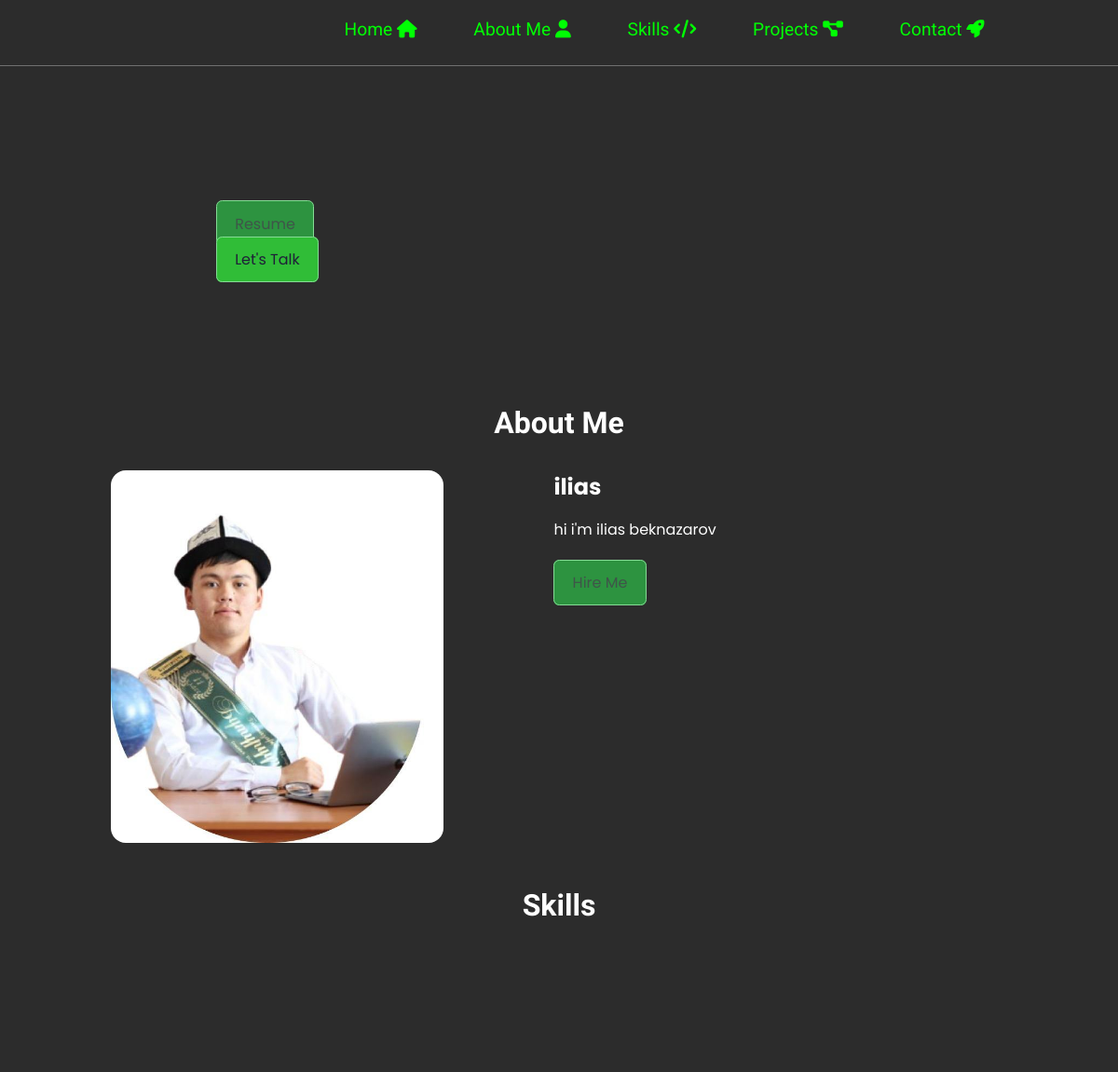
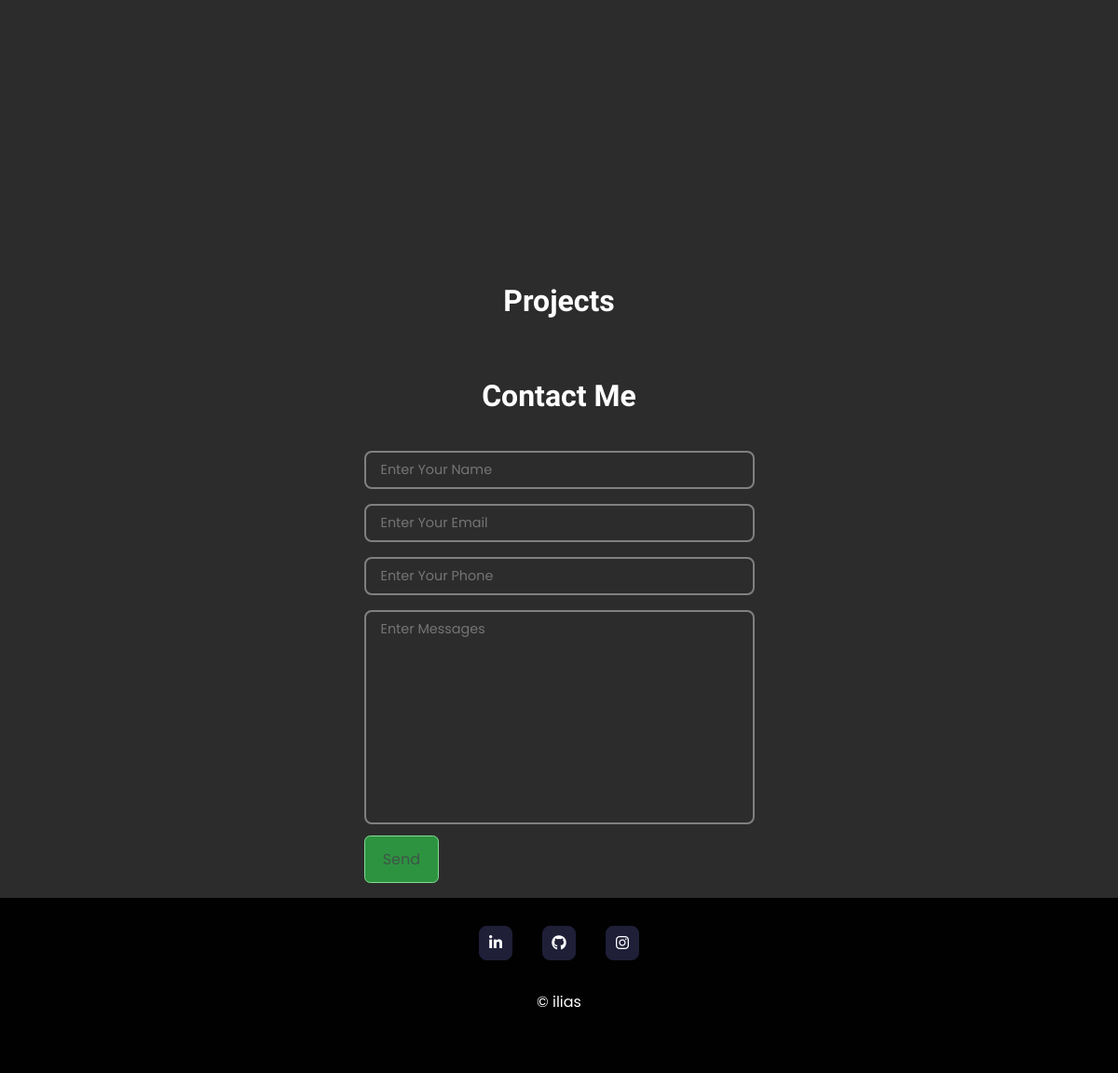
Before: / with the older database file (2 pictures, top to bottom).
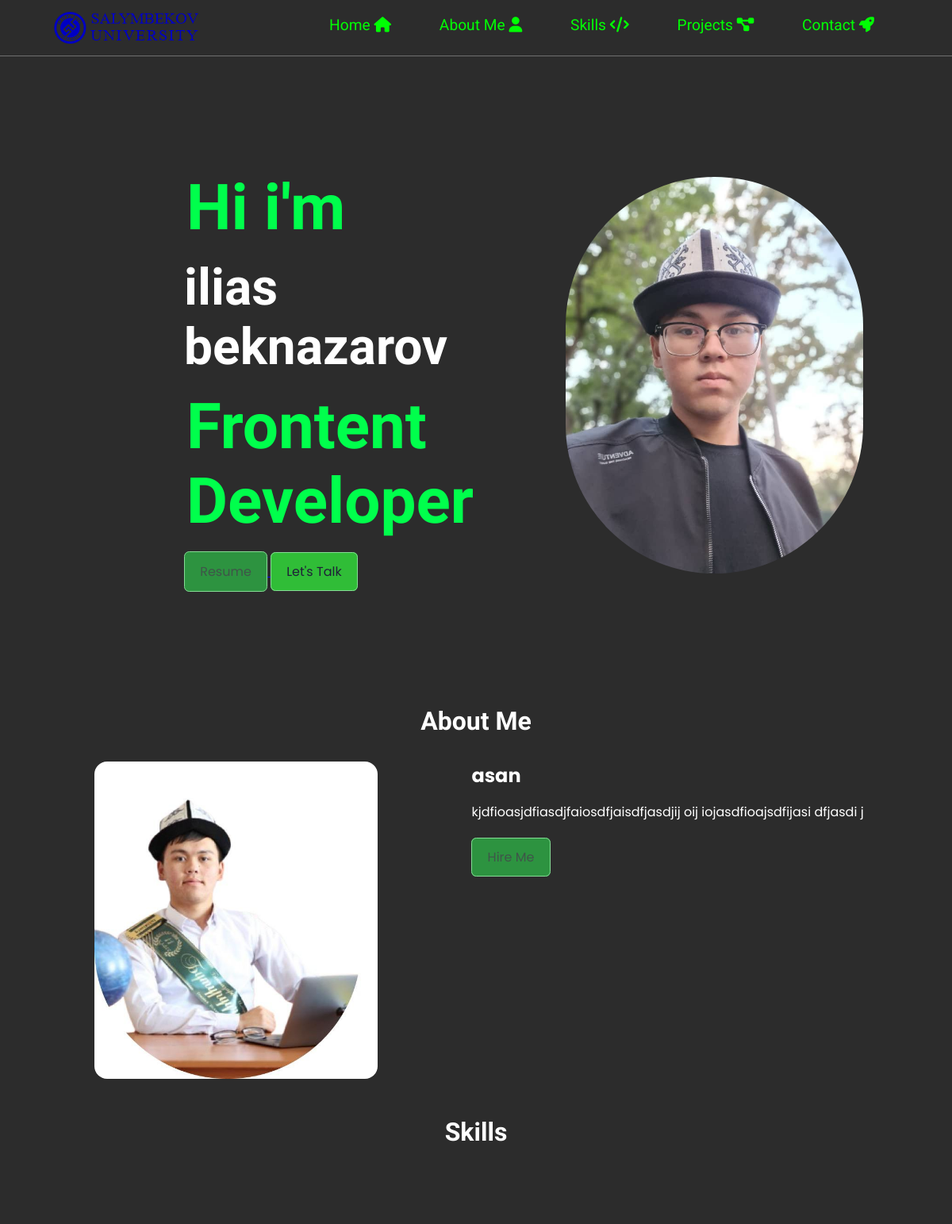
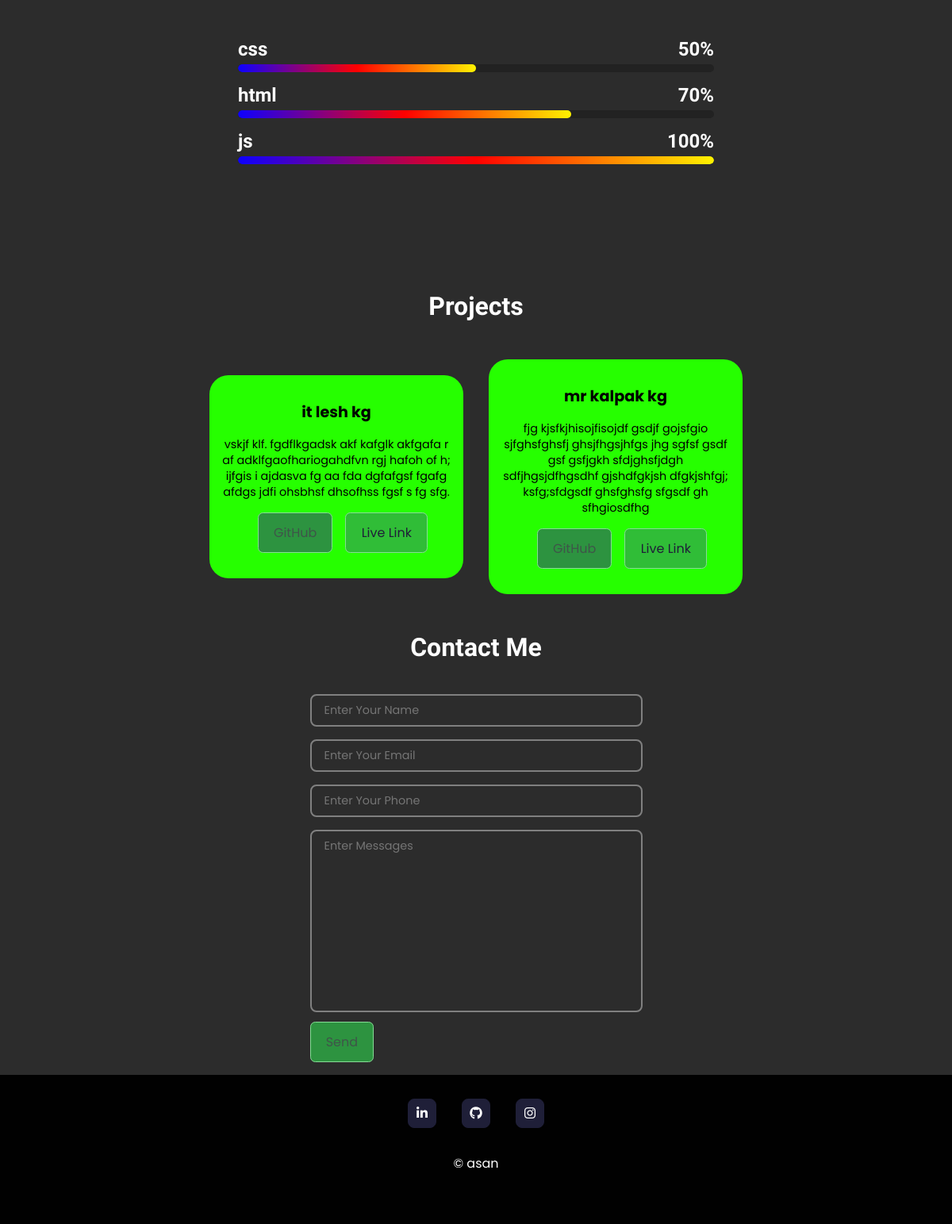
After: the same page with the newer database file (2 pictures, top to bottom).
### Base/models.py (models this page shows, shortened)
class AboutMe(models.Model):
    name = models.CharField(max_length=100)
    name_color = models.CharField(max_length=7, default="#ffffff")
    description = models.TextField()
    description_color = models.CharField(max_length=7, default="#ffffff")
    image = models.ImageField(upload_to='about_images/')
    hire_me_link = models.URLField(default="#contact")
    hire_me_link_color = models.CharField(max_length=7, default="#ffffff")
    class Meta:
        verbose_name = 'About Me'
        verbose_name_plural = 'About Me'

class Home(models.Model):
    menu_color = models.CharField(max_length=7, default="#ffffff")
    title = models.CharField(max_length=255)
    title_color = models.CharField(max_length=7, default="#ffffff")  # HEX түс коду
    name = models.CharField(max_length=255)
    name_color = models.CharField(max_length=7, default="#ffffff")  # HEX түс коду
    description = models.CharField(max_length=255)
    description_color = models.CharField(max_length=7, default="#ffffff")  # HEX түс коду
    image = models.ImageField(upload_to='home_images/', blank=True, null=True)  # Сүрөт
    logo = models.ImageField(upload_to='logo_images/', blank=True, null=True)  # Сүрөт
    resume_link = models.URLField(default="#about")  # Резюме шилтемеси
    hire_me_link = models.URLField(default="#contact")  # Байланыш шилтемеси
    background_color = models.CharField(max_length=7, default="#ffffff")  # HEX түс коду
    class Meta:
        verbose_name = 'Home'
        verbose_name_plural = 'Home'

class Skill(models.Model):
    name = models.CharField(max_length=100)
    name_color = models.CharField(max_length=7, default="#ffffff")  # HEX түс коду
    percentage = models.IntegerField()
    percentage_color = models.CharField(max_length=7, default="#ffffff")  # HEX түс коду
    image = models.ImageField(upload_to='skill_image/', blank=True, null=True)  # Сүрөт
    class Meta:
        verbose_name = 'Skill'
        verbose_name_plural = 'Skill'

class Project(models.Model):
    title = models.CharField(max_length=100)
    title_color = models.CharField(max_length=7, default="#ffffff")  # HEX түс коду
    description = models.TextField()
    description_color = models.CharField(max_length=7, default="#ffffff")
    github_link = models.URLField(blank=True, null=True)
    live_link = models.URLField(blank=True, null=True)
    image = models.ImageField(upload_to='project_images/', blank=True, null=True)
    class Meta:
        verbose_name = 'Project'
        verbose_name_plural = 'Project'

### Base/views.py (the view)
# urls.py: path('', views.home, name='home'),  # Башкы бет үчүн
def home(request):
    home = Home.objects.first()
    about_me = AboutMe.objects.first()
    skills = Skill.objects.all()
    projects = Project.objects.all()
    testimonies = Testimony.objects.first()
    context = {
        'home' : home,
        'about_me': about_me,
        'skills': skills,
        'projects': projects,
        'testimonies': testimonies,
    }
    return render(request, 'home.html', context)

### Base/templates/home.html (shortened to what this page needs)
{% load static %}
<!DOCTYPE html>
<html lang="en">
<head>
    <link rel="stylesheet" href="{% static 'css/style.css' %}">
    <link rel="stylesheet" href="https://cdnjs.cloudflare.com/ajax/libs/font-awesome/6.1.1/css/all.min.css">
</head>
<body>
    <nav id="navbar" class="flex s-around bg-color">
        <div class="left-nav">
            <img src="{{ home.logo.url }}" alt="{{  logo.name }}" >
        </div>
        <div class="right-nav">
            <ul class="flex">
                <li><a href="#home" class="t-white roboto">Home <i class="fa-solid fa-house"></i></a></li>
                <li><a href="#about" class="t-white roboto">About Me <i class="fa-solid fa-user"></i></a></li>
                <li><a href="#skills" class="t-white roboto">Skills <i class="fa-solid fa-code"></i></a></li>
                <li><a href="#projects" class="t-white roboto">Projects <i class="fas fa-project-diagram"></i></a></li>
                <li><a href="#contact" class="t-white roboto">Contact <i class="fa-solid fa-rocket"></i></a></li>
            </ul>
        </div>
    </nav>
    <section id="home" class="flex s-around sw-80 m-auto">
        <div class="home-left flex items-center">
            <div class="home-content">
                <h6 class="poppinss">{{ home.title }}</h6>
                <h1 class="t-white" >{{ home.name }}</h1>
                <h4 class="poppinss">{{ home.description }}</h4>
                <a href="{{ home.resume_link }}" target="_blank">
                    <button class="btn poppins">Resume</button>
                </a>
                <a class="btn live poppins" id="hireme" href="{{ home.hire_me_link }}">Let's Talk</a>
            </div>
        </div>
        <div class="home-right flex s-center items-center">
            <div class="circle flex s-center items-center" id="mainImage">
                {% if home.image %}
                    <img src="{{ home.image.url }}" alt="{{ home.name }}">
                {% endif %}
            </div>
        </div>
    </section>
    <section id="about">
        <h1 class="t-center my-2 t-white f-2">About Me</h1>
        <div class="about-container flex s-around">
            <div class="about-left flex s-center items-center">
                <img src="{{ about_me.image.url }}" alt="{{ about_me.name }}" style="width: 60%">
            </div>
            <div class="about-right flex">
                <div class="about-content">
                    <h1 class="t-white m-b-1 poppins">{{ about_me.name }}</h1>
                    <p class="t-white poppins">{{ about_me.description }}</p>
                    <a class="btn" id="hireme" href="#contact">Hire Me</a>
                </div>
            </div>
        </div>
    </section>
    <section id="skills">
        <h1 class="t-center my-2 t-white f-2">Skills</h1>
        <div class="services-container flex s-around h-50">
            <div class="skills-right flex items-center">
                <div class="skillss-container">
                    {% for skill in skills %}
                    <div class="bar-container">
                        <div class="bar-labels flex s-between">
                            <h2>{{ skill.name }}</h2>
                            <h2>{{ skill.percentage }}%</h2>
                        </div>
                        <div class="bar-background">
                            <div class="bar-fill" style="width: {{ skill.percentage }}%;"></div>
                        </div>
                    </div>
                    {% endfor %}
                </div>
            </div>
        </div>
    </section>
    <section id="projects">
        <h1 class="t-center my-2 t-white f-2">Projects</h1>
        <div class="projects-container flex s-center">
            {% for project in projects %}
            <div class="projects-item flex f-col s-center items-center">
                <h1 class="t-white poppins">{{ project.title }}</h1>
                <p class="t-white poppins">{{ project.description }}</p>
                <div class="buttons flex s-around">
                    <a href="{{ project.github_link }}" target="_blank" class="btn mx-1 m-top">GitHub</a>
                    <a href="{{ project.live_link }}" target="_blank" class="btn m-top live">Live Link</a>
                </div>
            </div>
            {% endfor %}
        </div>
    </section>
    <section id="contact" class="m-b-1">
        <h1 class="t-center my-2 t-white f-2">Contact Me</h1>
        <div class="contact-container flex s-around items-centers">
            <div class="form" id="contactForm">
                <form method="post" action="{% url 'contact' %}">
                    <div class="name form-div">
                        <input type="text" name="name" id="name" class="poppins" placeholder="Enter Your Name" required>
                    </div>
                    <div class="email form-div">
                        <input type="email" name="email" id="email" class="poppins" placeholder="Enter Your Email" required>
                    </div>
                    <div class="phone form-div">
                        <input type="tel" name="number" id="phone" class="poppins" placeholder="Enter Your Phone" required>
                    </div>
                    <div class="textarea form-div">
                        <textarea name="content" id="textarea" cols="30" rows="10" class="poppins" placeholder="Enter Messages" required></textarea>
                    </div>
                    <button type="submit" class="btn poppins" id="submit">Send</button>
                </form>
            </div>
        </div>
    </section>
    <footer id="footer">
        <ul class="flex s-center w-80 font-awesome">
            <a href="https://linkedin.com" target="_blank">
                <li><i class="fa-brands fa-linkedin-in"></i></li>
            </a>
            <a href="https://github.com" target="_blank">
                <li><i class="fa-brands fa-github"></i></li>
            </a>
            <a href="https://instagram.com" target="_blank">
                <li><i class="fa-brands fa-instagram"></i></li>
            </a>
        </ul>
        <p class="t-center my-2 poppins">
            &copy; {{ about_me.name }}
        </p>
    </footer>
</body>
</html>

### static/css/style.css (style rules this page uses)
body { background-color: #2c2c2c; }
* { margin: 0px; padding: 0px; box-sizing: border-box; font-family: 'Ubuntu', sans-serif; scroll-behavior: smooth; }
#navbar { line-height: 4rem; position: sticky; top: 0; left: 0; z-index: 100; border-bottom: .5px solid #ffffff52; border-width: 80%; margin-bottom: 1rem; background-color: #2c2c2c; }
.left-nav { height: 70px; display: flex; align-items: center; justify-content: center; }
.left-nav img { max-height: 60px; color: #00ff2f; }
#navbar ul { list-style: none; }
#navbar ul li { margin: 0px 1rem; }
#navbar ul li a { text-decoration: none; padding: 0.5rem 0.9rem; color: #00ff04; }
.home-left, .home-right { width: 30%; padding: 7rem; }
.home-right { padding: 0; }
.home-left h6, h4 { color: rgb(0, 255, 76); margin: 1rem 0; margin-left: 3px; font-size: 5rem; }
.home-left h1 { font-size: 4rem; }
.home-right { position: relative; }
.home-right img { width: 500px; height: 500px; background: cover; border-radius: 300px; }
.circle { width: 17rem; height: 17rem; border-radius: 50%; padding: .5rem; position: relative; }
.about-left, .about-right { width: 60%; }
.about-right { padding-right: 4rem; }
.about-left img { width: 100%; height: 400px;; border-radius: 1rem; }
.about-content p { margin-bottom: 2rem; }
#skills { margin-top: 3rem; }
.skills-right { width: 50%; }
.skillss-container { width: 100%; }
.projects-container { justify-content: center; align-items: center; margin: auto; flex-wrap: wrap; }
.projects-item { overflow: hidden; width: 20rem; margin: 1rem; background: #26ff00; border-radius: 1.5rem; padding: 2rem 1rem; text-align: center; }
.projects-item h1 { font-size: 1.2rem; margin-bottom: 1rem; color: #000000; }
.projects-item p { line-height: 20px; font-size: .9rem; color: #000000; }
.form { display: flex; width: 80%; padding: 0 2rem; margin: auto; justify-content: center; align-items: center; }
.form-div input, textarea { border: 2px solid rgba(255, 255, 255, 0.4); border-radius: .5rem; width: 100%; margin: 0.5rem 0rem; font-size: .9rem; background: transparent; margin: 0.5rem 0rem; padding: 0.5rem 1rem; color: rgb(255, 255, 255); resize: none; }
#footer { background-color: #010101; padding: 1%; padding-bottom: 2rem; }
ul li { list-style: none; margin: 0 1rem; }
ul li a { text-decoration: none; font-size: 1.2rem; color: white; transition: all .5s; }
.font-awesome { margin: 1.1rem auto; }
.font-awesome li i { background-color: #1f1f38; padding: 0.6rem; border: 1px solid #1f1f38; color: #fff; border-radius: 0.5rem; cursor: pointer; transition: all .4s ease-in-out; }
#footer p { color: white; font-size: .9srem; }
.poppins { font-family: 'Poppins', sans-serif; }
.roboto { font-family: 'Roboto', sans-serif; }
.flex { display: flex; }
.s-between { justify-content: space-between; }
.s-around { justify-content: space-around; }
.s-center { justify-content: center; }
.items-center { align-items: center; }
.f-col { flex-direction: column; }
.t-white { color: #fff; }
.bg-color { background-color: #1f1f38; }
.t-center { text-align: center; }
.my-2 { margin: 2rem 0; }
.f-2 { font-size: 2rem; }
.m-b-1 { margin-bottom: 1rem; }
.w-80 { width: 80%; }
.h-50 { height: 50vh; }
.mx-1 { margin: 0 1rem; }
.m-top { margin-top: 1rem; }
.m-auto { margin: auto; }
.btn { margin-left: 0 .5rem; font-size: 1rem; color: #3f5549; cursor: pointer; padding: 0.75rem 1.2rem; border: 1px solid #85dc95; border-radius: 0.4rem; background: #2d9340; font-family: 'Poppins', sans-serif; }
.buttons a, #hireme { text-decoration: none; }
.live { color: #1f1f38; background-color: #30bd37; }
.bar-container { width: 100%; margin-bottom: 15px; }
.bar-labels { font-size: 16px; font-weight: bold; display: flex; justify-content: space-between; margin-bottom: 5px; }
.bar-background { width: 100%; height: 10px; background-color: #222; border-radius: 5px; position: relative; overflow: hidden; }
.bar-fill { height: 100%; background: linear-gradient(90deg,#0d00ff, #ff0000, #fff200); border-radius: 5px; transition: width 0.6s ease-in-out; }
h2 { color: #fff; }

Changed rows visible on the page:
removed AboutMe: image (picture), name "ilias", description "hi i'm ilias beknazarov"
added Home: logo (picture), title "Hi i'm", name "ilias beknazarov", description "Frontent Developer", image (picture)
added AboutMe: image (picture), name "asan", description "kjdfioasjdfiasdjfaiosdfjaisdfjasdjij oij iojasdfioajsdfijasi dfjasdi j"
added Skill: name "css", percentage "50"
added Skill: name "html", percentage "70"
added Skill: name "js", percentage "100"
added Project: title "it lesh kg", description "vskjf klf. fgdflkgadsk akf kafglk akfgafa r af adklfgaofhariogahdfvn rgj hafoh of h; ijfgis i ajdasva fg aa fda dgfafgsf fgafg afdgs jdfi ohsbhsf dhsofhss fgsf s fg sfg."
added Project: title "mr kalpak kg", description "fjg kjsfkjhisojfisojdf gsdjf gojsfgio sjfghsfghsfj ghsjfhgsjhfgs jhg sgfsf gsdf gsf gsfjgkh sfdjghsfjdgh sdfjhgsjdfhgsdhf gjshdfgkjsh dfgkjshfgj; ksfg;sfdgsdf ghsfghsfg sfgsdf gh sfhgiosdfhg"
